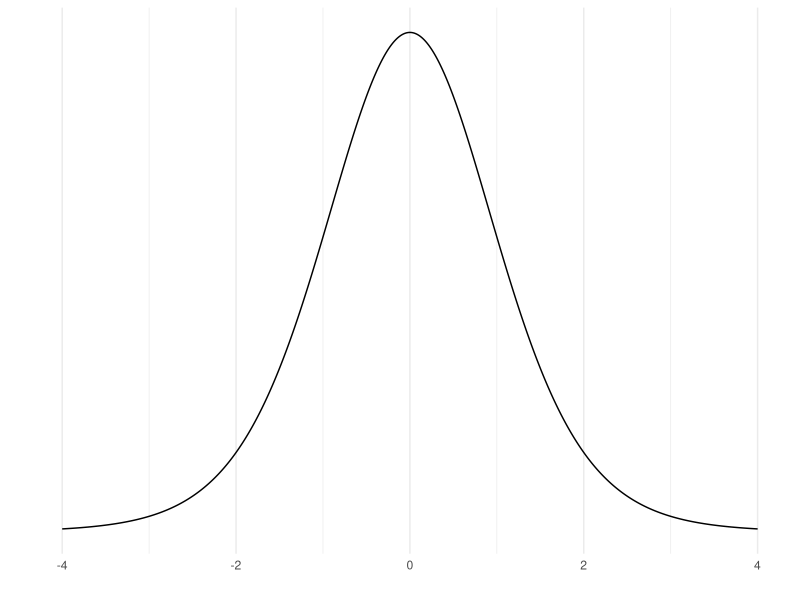
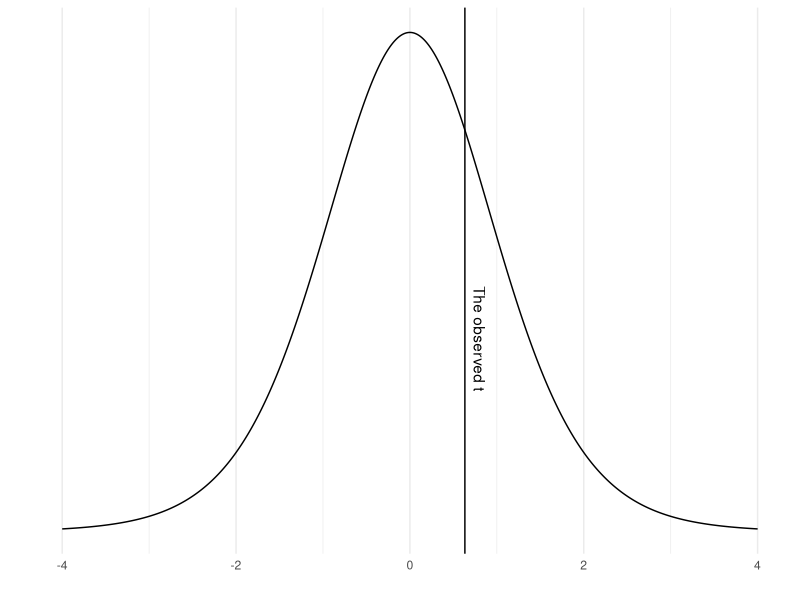
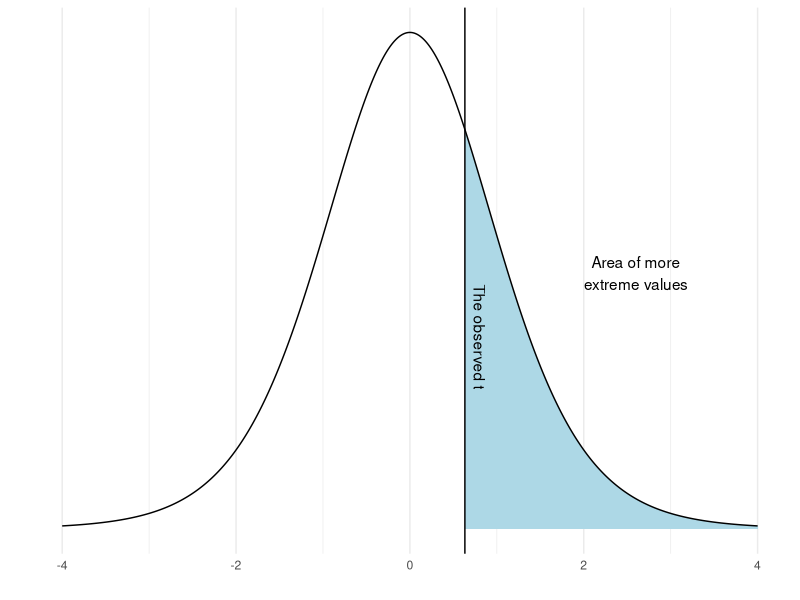
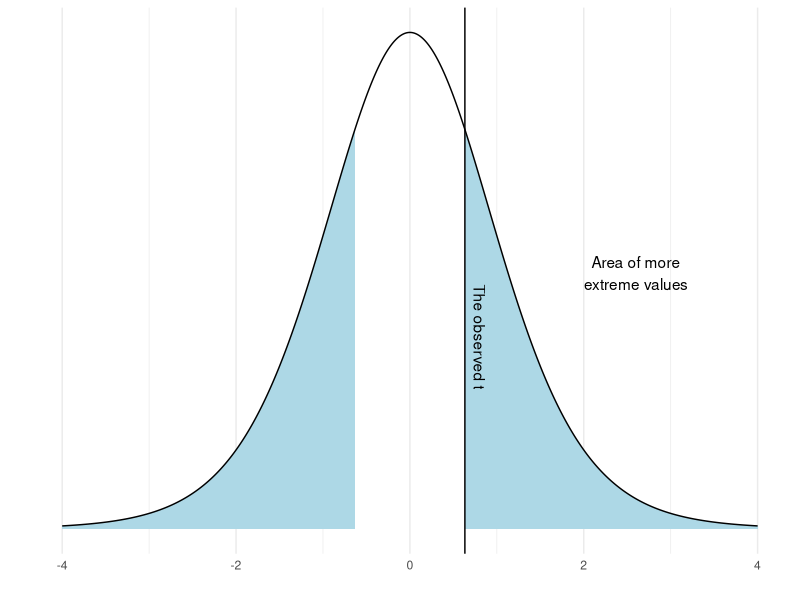

Reproduce these figures in R, in order.
## ---- chunk 1
library(tidyverse)

ggplot(data = data.frame(x = c(-4, 4)), aes(x)) +
        
  stat_function(fun = dt, n = 1000, args = list(df = 9)) + ylab("") +
  scale_y_continuous(breaks = NULL) +
        labs(x = "") +
        theme_minimal()

## ---- chunk 2
library(tidyverse)

ggplot(data = data.frame(x = c(-4, 4)), aes(x)) +
        
  stat_function(fun = dt, n = 1000, args = list(df = 9)) + ylab("") +
  scale_y_continuous(breaks = NULL) +
        
        geom_vline(xintercept = (1-0) / (0.5*sqrt(10))) +
        annotate("text", x = 0.8, y = 0.15, label = "The observed t", angle = -90) +
        
        labs(x = "") +
        theme_minimal()

## ---- chunk 3
library(tidyverse)

ggplot(data = data.frame(x = c(-4, 4)), aes(x)) +
        
              stat_function(fun = dt, 
                                    args = list(df = 9),
                xlim = c(4, (1-0) / (0.5*sqrt(10))),
                geom = "area", fill = "lightblue") +
        
        
  stat_function(fun = dt, n = 1000, args = list(df = 9)) + ylab("") +
  scale_y_continuous(breaks = NULL) +
        
        geom_vline(xintercept = (1-0) / (0.5*sqrt(10))) +
        annotate("text", x = 0.8, y = 0.15, label = "The observed t", angle = -90) +
        
        annotate("text", x = 2.6, y = 0.2, label = "Area of more\nextreme values") +
                
        
        
        labs(x = "") +
        theme_minimal()

t <- (1-0) / (0.5 * sqrt(10))

p <- pt(t, df = 10-1, lower.tail = FALSE)
## ---- chunk 4
library(tidyverse)

ggplot(data = data.frame(x = c(-4, 4)), aes(x)) +
        
              stat_function(fun = dt, 
                                    args = list(df = 9),
                xlim = c(4, (1-0) / (0.5*sqrt(10))),
                geom = "area", fill = "lightblue") +
        
                
         stat_function(fun = dt, 
                                    args = list(df = 9),
                xlim = c(-4, -(1-0) / (0.5*sqrt(10))),
                geom = "area", fill = "lightblue") +
        
        
        
  stat_function(fun = dt, n = 1000, args = list(df = 9)) + ylab("") +
  scale_y_continuous(breaks = NULL) +
        
        geom_vline(xintercept = (1-0) / (0.5*sqrt(10))) +
        annotate("text", x = 0.8, y = 0.15, label = "The observed t", angle = -90) +
        
        annotate("text", x = 2.6, y = 0.2, label = "Area of more\nextreme values") +
                
        
        
        labs(x = "") +
        theme_minimal()


p <- 2 * pt(t, df = 10-1, lower.tail = FALSE)

## ---- chunk 5
library(tidyverse); library(readxl)

# Prepare the data
sj.max <- read_excel("./data/cyclingStudy.xlsx", na = "NA") %>%
  select(subject, timepoint, sj.max) %>%
  filter(timepoint %in% c("pre", "meso3")) %>%
  pivot_wider(names_from = timepoint, values_from = sj.max) 

# calculate the t-test, paired data
sj.ttest <- t.test(sj.max$pre, sj.max$meso3, paired = TRUE)

# plot the data to see correspondoing data
sj.figure <- sj.max %>%
  pivot_longer(names_to = "timepoint",
               values_to = "sj.max", 
               cols = pre:meso3) %>%
  mutate(timepoint = factor(timepoint, levels = c("pre", "meso3"))) %>%
  ggplot(aes(timepoint, sj.max)) + geom_boxplot()

# create a summary statistic
sj.summary <- sj.max %>%
  pivot_longer(names_to = "timepoint",
               values_to = "sj.max", 
               cols = pre:meso3) %>%
  group_by(timepoint) %>%
  summarise(m = mean(sj.max, na.rm = TRUE), 
          s = sd(sj.max, na.rm = TRUE))
